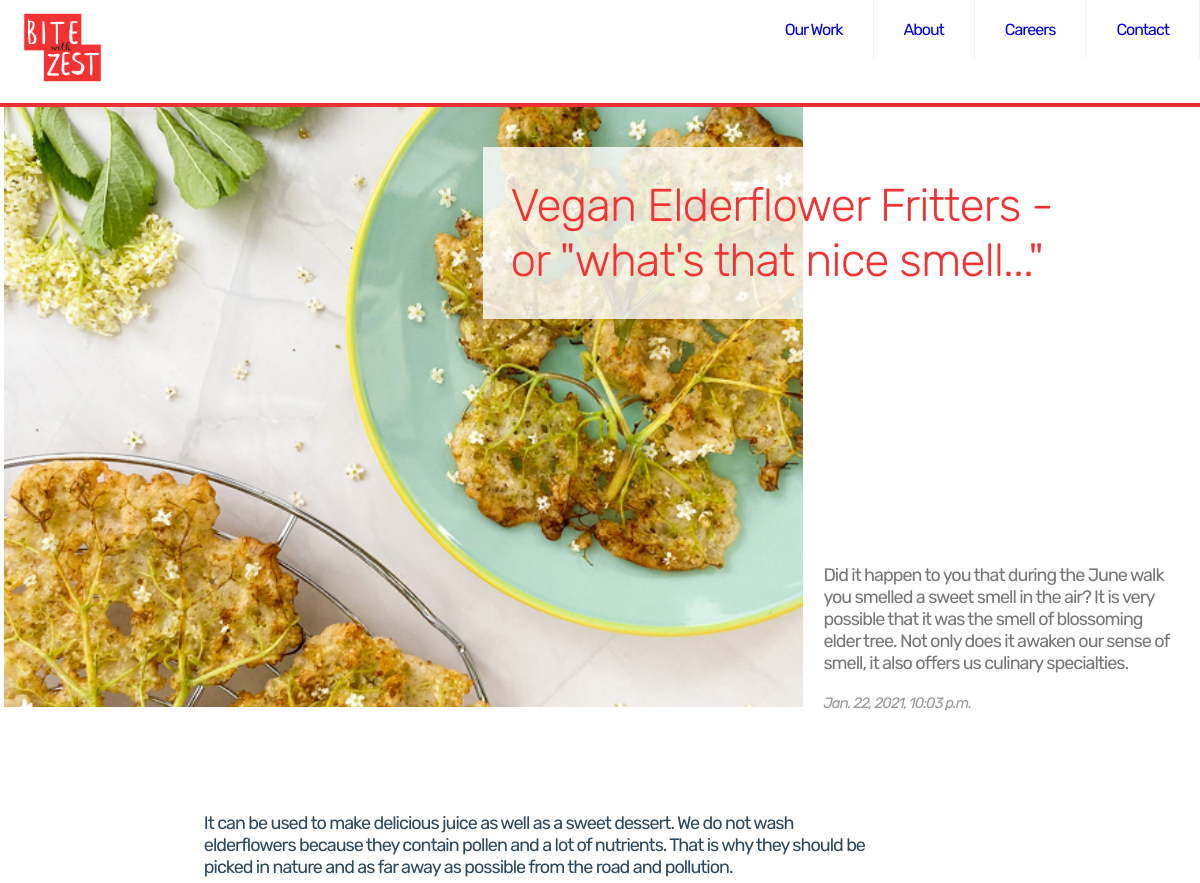
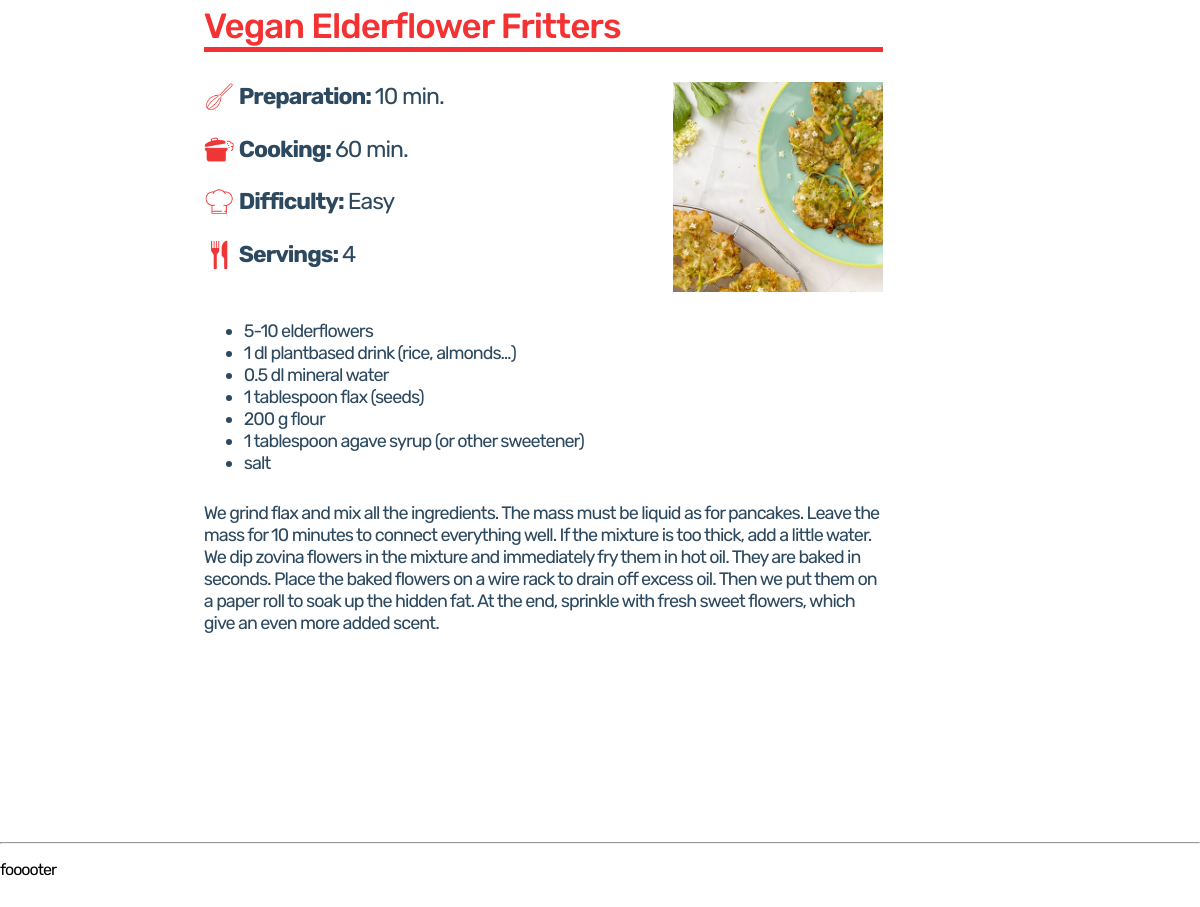
The page /vegan-elderflower-fritters/ on the database its author committed (2 pictures, top to bottom).
### blog/models.py (models this page shows, shortened)
class Post(models.Model):
    title = models.CharField(max_length=200, unique=True)
    titleplus = models.CharField(max_length=200, default='')
    slug = models.SlugField(max_length=200, unique=True)
    author = models.ForeignKey(User, on_delete= models.CASCADE,related_name='blog_posts')
    updated_on = models.DateTimeField(auto_now= True)
    created_on = models.DateTimeField(auto_now_add=True)
    status = models.IntegerField(choices=STATUS, default=0)
    cardtype = models.IntegerField(choices=CARDTYPE, default=0)
    intro = models.TextField()
    intro1 = models.TextField(default='',blank=True)
    maintext = models.TextField(default='')
    preparationtext = models.TextField(default='',blank=True)
    ingredients = models.TextField(default='',blank=True)
    tip = models.TextField(default='',blank=True)
    thumbnail = models.FileField(upload_to=path_and_rename,blank=True)
    intro_pic= models.FileField(upload_to=path_and_rename_intro,blank=True)
    main_pic = models.FileField(upload_to=path_and_rename_main,blank=True)
    add_pic = models.FileField(upload_to=path_and_rename_add,blank=True)
    class Meta:
        ordering = ['-created_on']

### blog/views.py (the view)
# urls.py: path('<slug:slug>/', views.PostDetail.as_view(), name='post_detail'),
class PostDetail(generic.DetailView):
    model = Post
    template_name = 'post_detail.html'
    def get_context_data(self, **kwargs):
       context = super(PostDetail, self).get_context_data(**kwargs)
       context['side_post_list'] = Post.objects.filter(status=1).order_by('-created_on').exclude(id=self.get_object().id)
       return context

### blog/templates/post_detail.html (shortened to what this page needs)
{% extends 'base.html' %}
{% block post_content %}
<div class="post-body">
    <div class="intro">
        <div class="picture">
            <img src="../static/media/post{{post.id}}/intro/post_intro{{post.id}}.jpg" alt="">
            <div class="post-title-figure"><h1> {{ object.title }}  {{ object.titleplus }} </h1></div>
        </div>
        <div class="intro-text">
            {{ object.intro | safe }}
        </div>
        <div class="post-date">{% block created_on %} {{ object.created_on}} {% endblock  %}</div>
    </div>
    <div class="post-content">
        <div class="intro1-text">
            {{ object.intro1 | safe }}
        </div>
        <div class="post-title">
            {{ object.title }}
        </div>
        <div class="preparation">
            <img src="../static/media/post{{post.id}}/intro/post_intro{{post.id}}.jpg" alt="">
            {{ object.preparationtext | safe }}
        </div>
        <div class="ingerdients">
            {{ object.ingredients | safe }}
        </div>
        <div class="maintext">
            {{ object.maintext | safe }}
        </div>
    </div>
    </div>
{% endblock post_content %}

### blog/templates/base.html (shortened to what this page needs)
{% load static %}
<!DOCTYPE html>
<html lang="en">
<head>
  <link rel="stylesheet" href="{% static 'css/style.css' %}" />
  <link rel="stylesheet" href="{% static 'css/responsive.css' %}" />
</head>
<body>
  <div class="wrapper">
    <div class="header">
      <div class="navbar">
      <a href="/" class="logo" title="BiteWithZest">
        <img src="{% static 'img/BWZ_logo_red_2.png' %}" alt="logo">
      </a>
      <ul class="menu">
        <li><a href="#work">Our Work</a></li>
        <li><a href="#about">About</a></li>
        <li><a href="#careers">Careers</a></li>
        <li><a href="#contact">Contact</a></li>
      </ul>
    </div>
    </div>
    <div class="content">
      {% block post_content %}{% endblock post_content %}
    </div>
    {% block footer_showcase %}{% include 'footer.html' %} {% endblock %}
  </div>
</body>
</html>

### blog/templates/post_detail_css.html (shortened to what this page needs)
{% load static %}

### blog/templates/footer.html (shortened to what this page needs)
{% block footer %}
    <div class="footer">
      <hr>
      <p>fooooter</p>
    </div>
{% endblock footer %}

### static/css/style.css (style rules this page uses)
:root { --yellow: #ffc600; --black: rgb(45, 73, 95); --grey: #777777; --red: #f33233; }
*, *:before, *:after { box-sizing: border-box; }
body { font-family: Rubik, sans-serif; margin: 0; letter-spacing: -1px; }
h1,h2,h3,h4,h5,h6 { margin: 0,0,5px,0; }
.content { display: grid; }
.post-body { display: grid; margin: 100px auto; font-family: 'Rubik', serif; font-size: 18px; color: var(--black); border-top: 7px solid var(--red); padding: 0 4px ; }
.intro { display: grid; grid-template-areas: "picture" "intro-text"; margin: auto 0; }
.picture { grid-area: picture; text-align: center; color: var(--black); grid-column: 1 / -1; }
.post-title-figure { display: none; }
.picture img { width: 400px; height: 300px; object-fit: cover; }
.intro-text { grid-area: intro-text; padding: 5px; color: var(--grey); }
.post-date { bottom: 0; padding-left: 5px; font-style: italic; color: rgb(153, 153, 153); font-size: 15px; }
.post-content { display: grid; margin: 30px auto; grid-template-columns: auto 1fr auto; grid-gap: 2px 5px; }
.post-content>* { grid-column: 2/span 1; }
.post-title { display: grid; font-size: 35px; font-weight: 500; border-bottom: 5px solid var(--red); color: var(--red); }
.preparation { display: grid; grid-template-columns: 1fr auto; margin-top: 5px; }
.preparation img { grid-column: 2/span 1; grid-row: 1/span 4; width: 150px; height: 150px; object-fit: cover; }
.preparation .webicons1 { display: inline; grid-column: 1/-2; height: 20px; font-size: 18px; padding-left: 35px; background-image: url('../img/web_icons.png'); background-size: contain; background-repeat: no-repeat; }
.preparation .webicons2 { grid-column: 1/-2; height: 20px; font-size: 18px; padding-left: 35px; background-image: url('../img/web_icons2.png'); background-size: contain; background-repeat: no-repeat; }
.preparation .webicons3 { grid-column: 1/-2; height: 20px; font-size: 18px; padding-left: 35px; background-image: url('../img/web_icons3.png'); background-size: contain; background-repeat: no-repeat; }
.preparation .webicons4 { grid-column: 1/-2; height: 20px; font-size: 18px; padding-left: 35px; background-image: url('../img/web_icons4.png'); background-size: contain; background-repeat: no-repeat; }
.header { background-color: #fff; box-shadow: 1px 1px 4px 0 rgba(0,0,0,.1); position: fixed; width: 100%; z-index: 3; margin: 0 auto; }
.header ul { margin: 0; padding: 0; list-style: none; overflow: hidden; background-color: #fff; }
.header li a { display: block; padding: 20px 20px; border-right: 1px solid #f4f4f4; text-decoration: none; }
.header .logo { display: block; float: left; font-size: 2em; padding: 10px 20px; text-decoration: none; }
.logo>img { max-width: 85px; }
.header .menu { clear: both; max-height: 0; transition: max-height .2s ease-out; }
@media (min-width: 48em) { .header li { float: left; } }
@media (min-width: 48em) { .header li a { padding: 20px 30px; } }
@media (min-width: 48em) { .header .menu { clear: none; float: right; max-height: none; } }

### rows shown on the page
Post: title "Vegan Elderflower Fritters", titleplus "- or \"what's that nice smell...\"", intro "Did it happen to you that during the June walk you smelled a sweet smell in the air? It is very possible that it was the smell of blossoming elder tree. Not only does it awaken our sense of smell, it also offers us culinary specialties.", created_on "Jan. 22, 2021, 10:03 p.m.", intro1 "It can be used to make delicious juice as well as a sweet dessert. We do not wash elderflowers because they contain pollen and a lot of nutrients. That is why they should be picked in nature and as far away as possible from the road and pollution.", preparationtext "Preparation: 10 min. Cooking: 60 min. Difficulty: Easy Servings: 4", ingredients "5-10 elderflowers 1 dl plantbased drink (rice, almonds…) 0.5 dl mineral water 1 tablespoon flax (seeds) 200 g flour 1 tablespoon agave syrup (or other sweetener) salt", maintext "We grind flax and mix all the ingredients. The mass must be liquid as for pancakes. Leave the mass for 10 minutes to connect everything well. If the mixture is too thick, add a little water. We dip zovina flowers in the mixture and immediately fry them in hot oil. They are baked in seconds. Place the baked flowers on a wire rack to drain off excess oil. Then we put them on a paper roll to soak up the hidden fat. At the end, sprinkle with fresh sweet flowers, which give an even more added scent."
